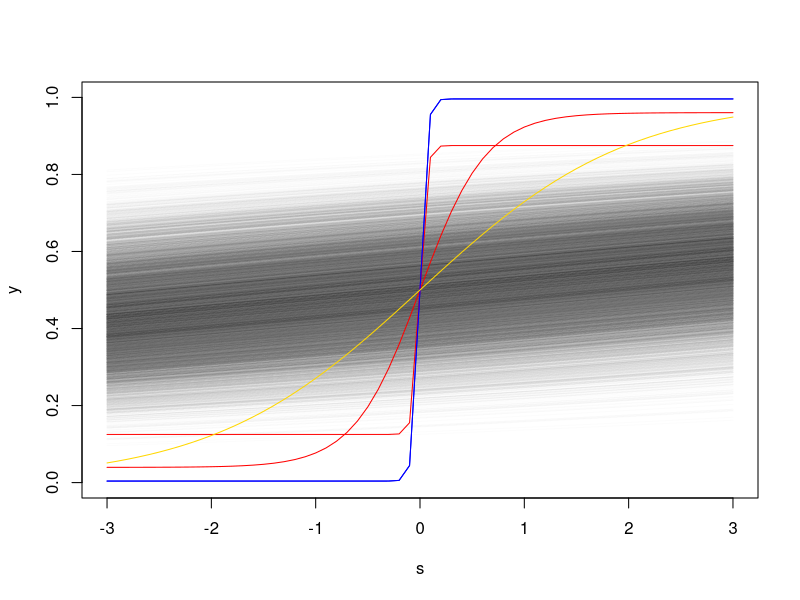
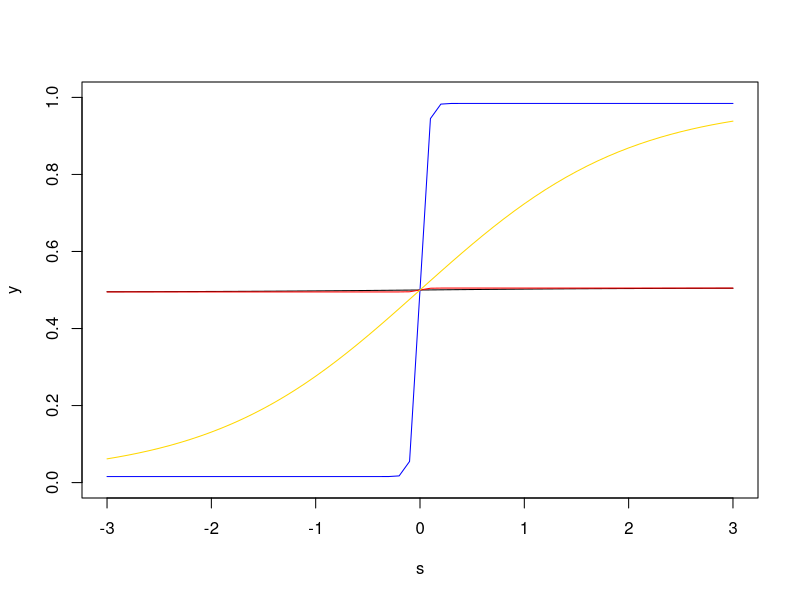

The R script that drew these images, in order:
alpha <- 0
beta <- 0.1
theta <- c(1,0)
n <- 1
s <- seq(-3,3,0.1)
sigma <- 0.5
#y <- 1/2 + (1-alpha)*(1-exp(-n))*(plogis(sqrt(n)*beta*(s)) - 1/2)
eps <- rnorm(1,0,sigma/sqrt(n))
y <- plogis(n*beta*(s) + eps)
plot(s, y, type = "l", ylim = c(0,1), col = rgb(0,0,0,0.01))
vec <- c()
for (i in 1:10000){
eps <- rnorm(1,0,sigma/sqrt(n))
y <- plogis(n*beta*(s) + eps)
vec[i] <- rbinom(1,1,y)
points(s, y, type = "l", ylim = c(0,1), col = rgb(0,0,0,0.01))
}
mean(vec)





alpha <- 0.25
beta <- 1
theta <- c(1,0)
n <- 10
s <- seq(-3,3,0.1)
y <- 1/2 + (1-alpha/sqrt(n))*(plogis(sqrt(n)*beta*(s)) - 1/2)
points(s, y, type = "l",col = "red")

alpha <- 0.25
beta <- 1
theta <- c(1,0)
n <- 1000
s <- seq(-3,3,0.1)
y <- 1/2 + (1-alpha/sqrt(n))*(plogis(sqrt(n)*beta*(s)) - 1/2)
points(s, y, type = "l",col = "blue")

alpha <- .25
beta <- 1
theta <- c(0.1,0)
n <- 1000
s <- seq(-3,3,0.1)
y <- 1/2*alpha + (1-alpha)*plogis(sqrt(n)*beta*(s))
points(s, y, type = "l",col = "red")

alpha <- .25
beta <- 1
theta <- c(0.1,0)
n <- 1000
s <- seq(-3,3,0.1)
y <- 1/2*alpha/sqrt(n) + (1-alpha/sqrt(n))*plogis(sqrt(n)*beta*(s))
points(s, y, type = "l",col = "blue")

alpha <- .25
beta <- 1
theta <- c(0.1,0)
n <- 1000
s <- seq(-3,3,0.1)
y <- 1/2*alpha/sqrt(n) + (1-alpha/sqrt(n))*plogis(beta*(s))
points(s, y, type = "l",col = "gold")


################################################################
alpha <- 0.99
beta <- 1
theta <- c(1,0)
n <- 1
s <- seq(-3,3,0.1)
y <- 1/2*alpha + (1-alpha)*plogis(sqrt(n)*beta*(s))
plot(s, y, type = "l", ylim = c(0,1))

alpha <- 0.99
beta <- 1
theta <- c(0.1,0)
n <- 1000
s <- seq(-3,3,0.1)
y <- 1/2*alpha + (1-alpha)*plogis(sqrt(n)*beta*(s))
points(s, y, type = "l",col = "red")

alpha <- 0.99
beta <- 1
theta <- c(0.1,0)
n <- 1000
s <- seq(-3,3,0.1)
y <- 1/2*alpha/sqrt(n) + (1-alpha/sqrt(n))*plogis(sqrt(n)*beta*(s))
points(s, y, type = "l",col = "blue")

alpha <- 0.99
beta <- 1
theta <- c(0.1,0)
n <- 1000
s <- seq(-3,3,0.1)
y <- 1/2*alpha/sqrt(n) + (1-alpha/sqrt(n))*plogis(beta*(s))
points(s, y, type = "l",col = "gold")